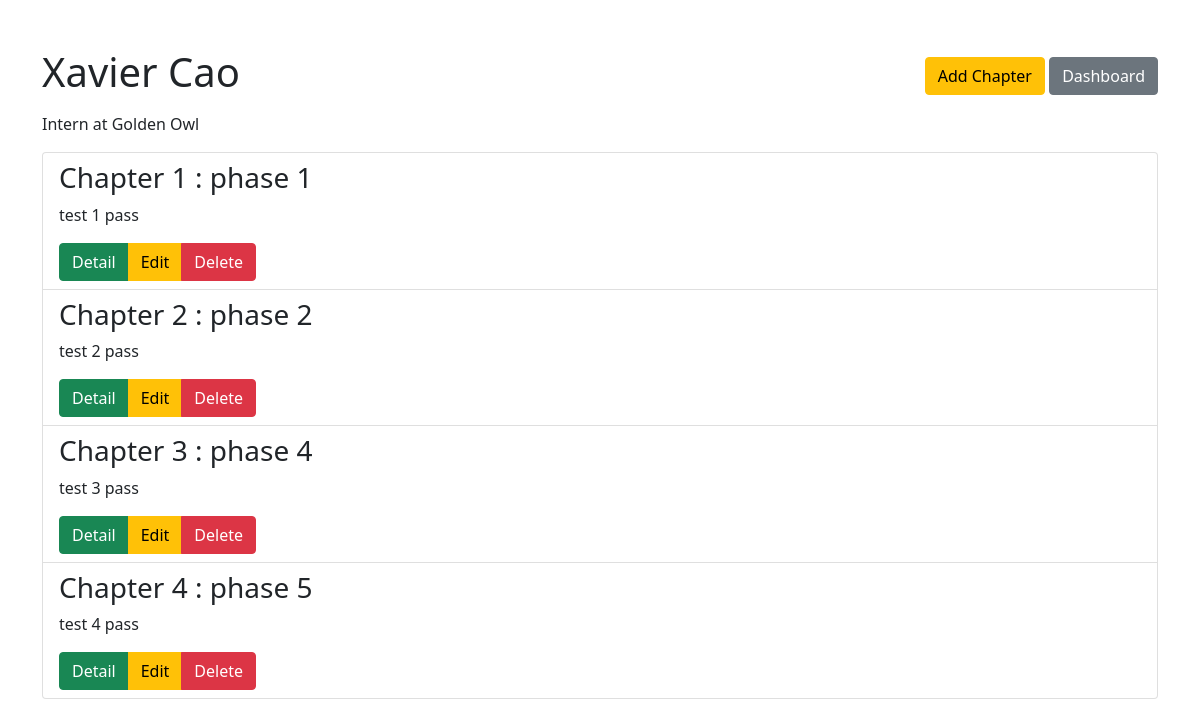
The page /books/1/ on the database as committed earlier.
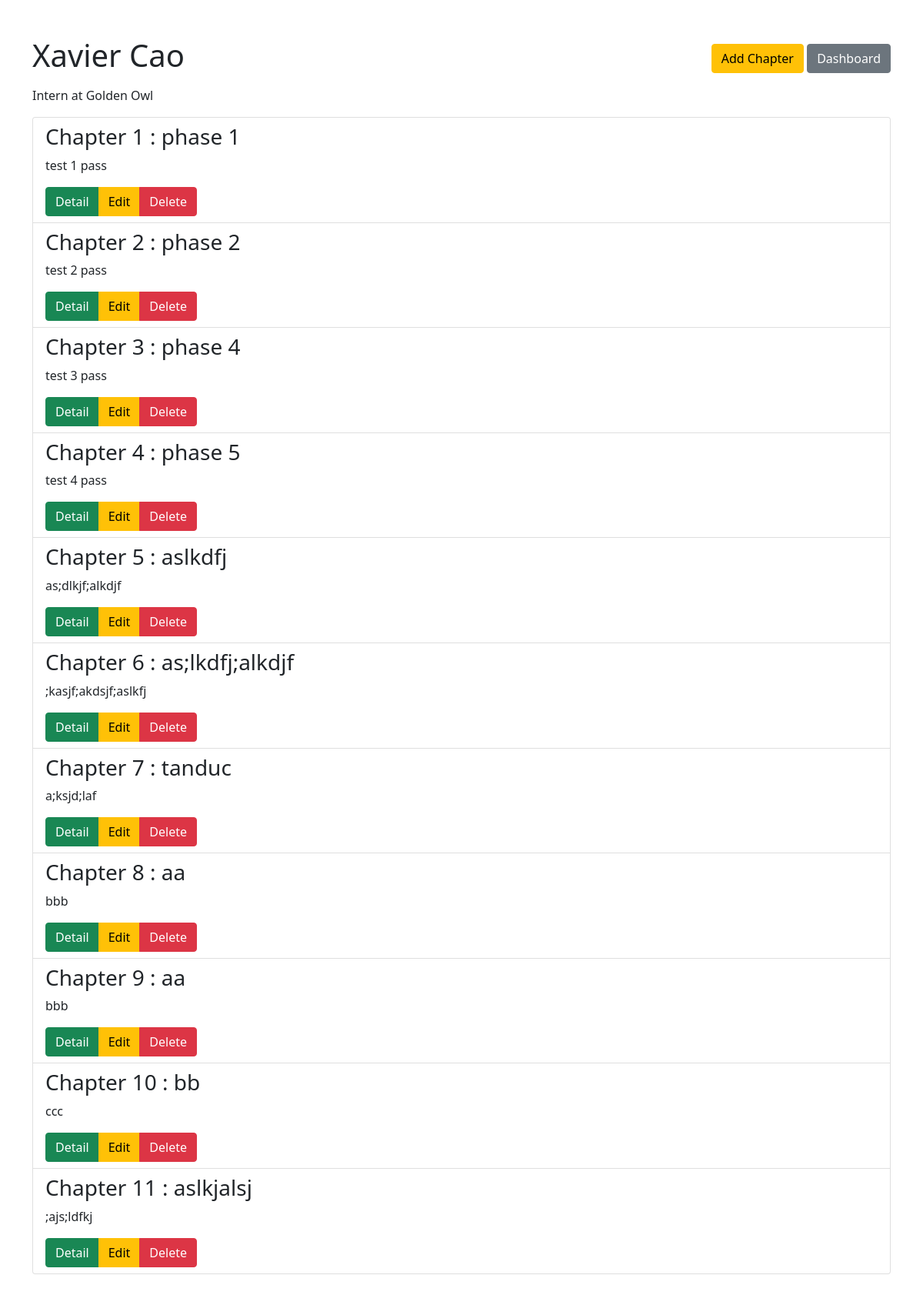
The same page on the database as committed later.
### main/models.py (models this page shows, shortened)
class Book(models.Model):
	name = models.CharField(max_length=100)
	abstract = models.TextField()

class Chapter(models.Model):
	book = models.ForeignKey(Book, on_delete=models.CASCADE)
	name = models.CharField(max_length=100)
	abstract = models.TextField()

### main/views.py (the view)
# urls.py: path('<int:pk>/', views.BookDetailView.as_view(), name='detail'),
class BookDetailView(generic.DetailView):
	model = Book
	template_name = 'detail.html'

### main/templates/detail.html (shortened to what this page needs)
{% extends 'base.html' %}
{% block content %}
<div class="container py-5">
	<div class="sticky-top d-flex flex-row flex-wrap justify-content-between align-items-center mb-2 bg-white">
		<h1>{{book.name}}</h1>
		<div>
			<a href="{% url 'add-chapter' book.id %}" role="button" class="btn btn-warning">Add Chapter</a>
			<a href="{% url 'dashboard' %}" role="button" class="btn btn-secondary">Dashboard</a>
		</div>
	</div>
	<p>{{book.abstract}}</p>
	{% if book.chapter_set.all %}
		<ul class="list-group">
			{% for chapter in book.chapter_set.all %}
				<li class="list-group-item">
					<div>
						<h3>Chapter {{ forloop.counter }} : {{ chapter.name }}</h3>
						<p>{{ chapter.abstract }}</p>
					</div>
					<div class="btn-group" role="group">
						<a href="{% url 'chapter-detail' book.id chapter.id %}" role="button" class="btn btn-success">Detail</a>
						<a href="" role="button" class="btn btn-warning">Edit</a>
						<a href="" role="button" class="btn btn-danger">Delete</a>
					</div>
				</li>
			{% endfor %}
		</ul>
	{% else %}
		<div class="alert alert-warning" role="alert">No chapter exists</div>
	{% endif %}
</div>
{% endblock %}

### main/templates/base.html (shortened to what this page needs)
<!doctype html>
<html lang="en">
  <head>
    <link href="https://cdn.jsdelivr.net/npm/bootstrap@5.0.2/dist/css/bootstrap.min.css" rel="stylesheet">
  </head>
  <body>
    {% block content %}{% endblock %}
  </body>
</html>

Rows that differ between the two databases and show on the page:
added Chapter: name "aslkdfj", abstract "as;dlkjf;alkdjf"
added Chapter: name "as;lkdfj;alkdjf", abstract ";kasjf;akdsjf;aslkfj"
added Chapter: name "tanduc", abstract "a;ksjd;laf"
added Chapter: name "aa", abstract "bbb"
added Chapter: name "aa", abstract "bbb"
added Chapter: name "bb", abstract "ccc"
added Chapter: name "aslkjalsj", abstract ";ajs;ldfkj"
